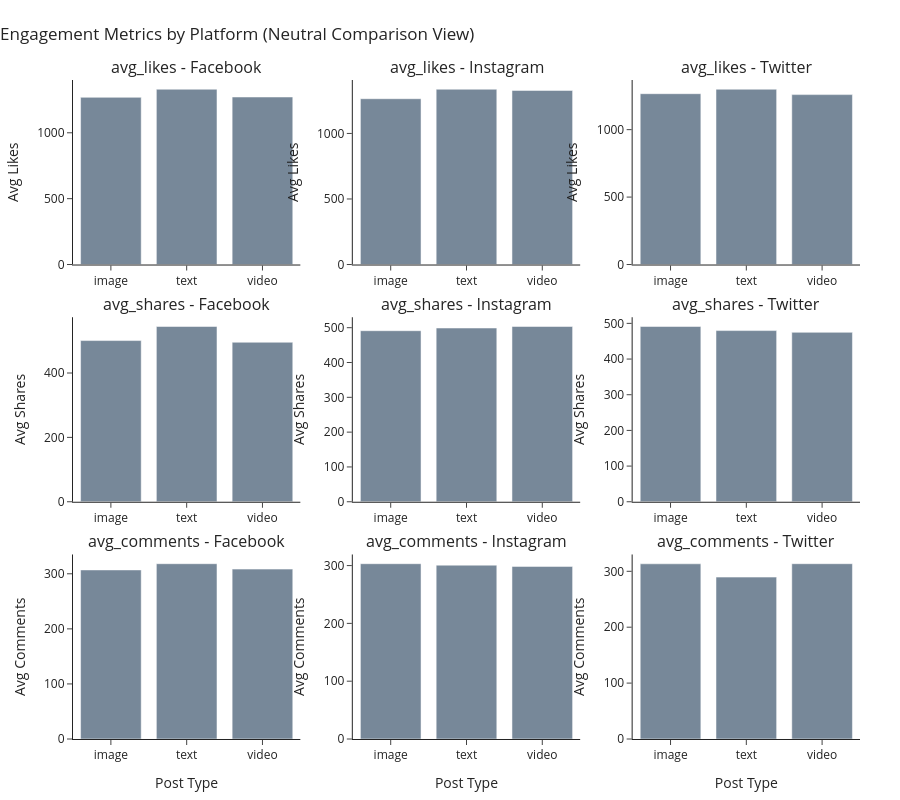

The notebook cell this image was saved under:
### Code cell
import plotly.graph_objects as go
from plotly.subplots import make_subplots

platforms = df_metrics["platform"].unique()
metrics = ["avg_likes", "avg_shares", "avg_comments"]

# Create 3 rows (one per metric)
fig = make_subplots(
    rows=len(metrics),
    cols=len(platforms),
    subplot_titles=[
        f"{metric} - {platform}"
        for metric in metrics
        for platform in platforms
    ],
    vertical_spacing=0.08
)

for col_i, platform in enumerate(platforms, start=1):

    df_plat = df_metrics[df_metrics["platform"] == platform]

    for row_i, metric in enumerate(metrics, start=1):

        values = df_plat[["post_type", metric]].copy()

        fig.add_trace(
            go.Bar(
                x=values["post_type"],
                y=values[metric],
                marker_color="lightslategray",  # neutral only
                showlegend=False
            ),
            row=row_i,
            col=col_i
        )

# -------------------------------
# Layout (clean + neutral)
# -------------------------------
fig.update_layout(
    template="simple_white",
    title="Engagement Metrics by Platform (Neutral Comparison View)",
    title_x=0,
    height=800,
    margin=dict(l=60, r=40, t=80, b=40)
)

# Axis labels per metric row
fig.update_yaxes(title_text="Avg Likes", row=1)
fig.update_yaxes(title_text="Avg Shares", row=2)
fig.update_yaxes(title_text="Avg Comments", row=3)

for i in range(1, len(platforms) + 1):
    fig.update_xaxes(title_text="Post Type", row=3, col=i)

fig.show()

### Figure 1 — Plotly figure (JSON) as saved in the notebook; plotly's stock layout.template omitted (floating-point values rounded to 4 significant figures)
{"data": [{"marker": {"color": "lightslategray"}, "showlegend": false, "type": "bar", "x": ["image", "text", "video"], "xaxis": "x", "y": [1269.0, 1331.0, 1272.0], "yaxis": "y"}, {"marker": {"color": "lightslategray"}, "showlegend": false, "type": "bar", "x": ["image", "text", "video"], "xaxis": "x4", "y": [500.7, 544.5, 495.5], "yaxis": "y4"}, {"marker": {"color": "lightslategray"}, "showlegend": false, "type": "bar", "x": ["image", "text", "video"], "xaxis": "x7", "y": [307.0, 318.3, 308.5], "yaxis": "y7"}, {"marker": {"color": "lightslategray"}, "showlegend": false, "type": "bar", "x": ["image", "text", "video"], "xaxis": "x2", "y": [1265.0, 1337.0, 1328.0], "yaxis": "y2"}, {"marker": {"color": "lightslategray"}, "showlegend": false, "type": "bar", "x": ["image", "text", "video"], "xaxis": "x5", "y": [491.3, 499.1, 503.5], "yaxis": "y5"}, {"marker": {"color": "lightslategray"}, "showlegend": false, "type": "bar", "x": ["image", "text", "video"], "xaxis": "x8", "y": [303.2, 300.7, 298.6], "yaxis": "y8"}, {"marker": {"color": "lightslategray"}, "showlegend": false, "type": "bar", "x": ["image", "text", "video"], "xaxis": "x3", "y": [1267.0, 1300.0, 1260.0], "yaxis": "y3"}, {"marker": {"color": "lightslategray"}, "showlegend": false, "type": "bar", "x": ["image", "text", "video"], "xaxis": "x6", "y": [491.3, 479.8, 474.9], "yaxis": "y6"}, {"marker": {"color": "lightslategray"}, "showlegend": false, "type": "bar", "x": ["image", "text", "video"], "xaxis": "x9", "y": [313.4, 289.6, 313.6], "yaxis": "y9"}], "layout": {"annotations": [{"font": {"size": 16}, "showarrow": false, "text": "avg_likes - Facebook", "x": 0.1444, "xanchor": "center", "xref": "paper", "y": 1, "yanchor": "bottom", "yref": "paper"}, {"font": {"size": 16}, "showarrow": false, "text": "avg_likes - Instagram", "x": 0.5, "xanchor": "center", "xref": "paper", "y": 1, "yanchor": "bottom", "yref": "paper"}, {"font": {"size": 16}, "showarrow": false, "text": "avg_likes - Twitter", "x": 0.8556, "xanchor": "center", "xref": "paper", "y": 1, "yanchor": "bottom", "yref": "paper"}, {"font": {"size": 16}, "showarrow": false, "text": "avg_shares - Facebook", "x": 0.1444, "xanchor": "center", "xref": "paper", "y": 0.64, "yanchor": "bottom", "yref": "paper"}, {"font": {"size": 16}, "showarrow": false, "text": "avg_shares - Instagram", "x": 0.5, "xanchor": "center", "xref": "paper", "y": 0.64, "yanchor": "bottom", "yref": "paper"}, {"font": {"size": 16}, "showarrow": false, "text": "avg_shares - Twitter", "x": 0.8556, "xanchor": "center", "xref": "paper", "y": 0.64, "yanchor": "bottom", "yref": "paper"}, {"font": {"size": 16}, "showarrow": false, "text": "avg_comments - Facebook", "x": 0.1444, "xanchor": "center", "xref": "paper", "y": 0.28, "yanchor": "bottom", "yref": "paper"}, {"font": {"size": 16}, "showarrow": false, "text": "avg_comments - Instagram", "x": 0.5, "xanchor": "center", "xref": "paper", "y": 0.28, "yanchor": "bottom", "yref": "paper"}, {"font": {"size": 16}, "showarrow": false, "text": "avg_comments - Twitter", "x": 0.8556, "xanchor": "center", "xref": "paper", "y": 0.28, "yanchor": "bottom", "yref": "paper"}], "height": 800, "margin": {"b": 40, "l": 60, "r": 40, "t": 80}, "title": {"text": "Engagement Metrics by Platform (Neutral Comparison View)", "x": 0}, "xaxis": {"anchor": "y", "domain": [0, 0.2889]}, "xaxis2": {"anchor": "y2", "domain": [0.3556, 0.6444]}, "xaxis3": {"anchor": "y3", "domain": [0.7111, 1]}, "xaxis4": {"anchor": "y4", "domain": [0, 0.2889]}, "xaxis5": {"anchor": "y5", "domain": [0.3556, 0.6444]}, "xaxis6": {"anchor": "y6", "domain": [0.7111, 1]}, "xaxis7": {"anchor": "y7", "domain": [0, 0.2889], "title": {"text": "Post Type"}}, "xaxis8": {"anchor": "y8", "domain": [0.3556, 0.6444], "title": {"text": "Post Type"}}, "xaxis9": {"anchor": "y9", "domain": [0.7111, 1], "title": {"text": "Post Type"}}, "yaxis": {"anchor": "x", "domain": [0.72, 1], "title": {"text": "Avg Likes"}}, "yaxis2": {"anchor": "x2", "domain": [0.72, 1], "title": {"text": "Avg Likes"}}, "yaxis3": {"anchor": "x3", "domain": [0.72, 1], "title": {"text": "Avg Likes"}}, "yaxis4": {"anchor": "x4", "domain": [0.36, 0.64], "title": {"text": "Avg Shares"}}, "yaxis5": {"anchor": "x5", "domain": [0.36, 0.64], "title": {"text": "Avg Shares"}}, "yaxis6": {"anchor": "x6", "domain": [0.36, 0.64], "title": {"text": "Avg Shares"}}, "yaxis7": {"anchor": "x7", "domain": [0, 0.28], "title": {"text": "Avg Comments"}}, "yaxis8": {"anchor": "x8", "domain": [0, 0.28], "title": {"text": "Avg Comments"}}, "yaxis9": {"anchor": "x9", "domain": [0, 0.28], "title": {"text": "Avg Comments"}}}}
